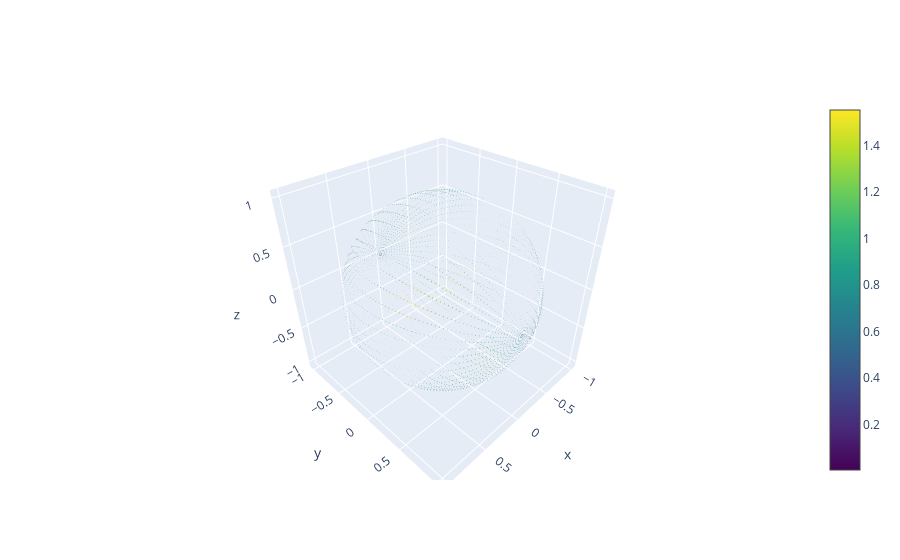

Notebook cell for this chart:
### Code cell
cross_sig = sig1.replace_values(
    jax.vmap(jax.vmap(jnp.cross, in_axes=-1, out_axes=-1), in_axes=-1, out_axes=-1)(sig1.grid_values, sig2.grid_values)
)
plot_vector_signal(cross_sig)

### Figure 1 — Plotly figure (JSON) as saved in the notebook; plotly's stock layout.template omitted (floating-point values rounded to 4 significant figures; data arrays with more than 128 entries replaced by an {"elided": "..."} marker saying what was removed)
{"data": [{"colorscale": [[0, "#440154"], [0.1111, "#482878"], [0.2222, "#3e4989"], [0.3333, "#31688e"], [0.4444, "#26828e"], [0.5556, "#1f9e89"], [0.6667, "#35b779"], [0.7778, "#6ece58"], [0.8889, "#b5de2b"], [1, "#fde725"]], "hoverinfo": "skip", "showscale": true, "sizemode": "absolute", "sizeref": 5, "type": "cone", "u": {"elided": "4410 float values"}, "v": {"elided": "4410 float values"}, "w": {"elided": "4410 float values"}, "x": {"elided": "4410 float values"}, "y": {"elided": "4410 float values"}, "z": {"elided": "4410 float values"}}], "layout": {}}
